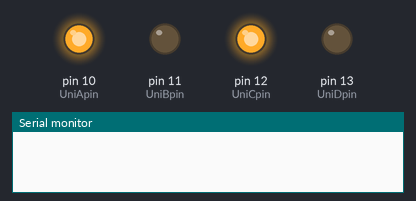
The sketch below on a simulated Arduino Uno, built with avr-gcc and run on an emulated ATmega328P. Parts: output pins drawn as LEDs (lit = HIGH), the last lines printed to the serial monitor.

Above: at 0.2 s.
At 1.2 s:
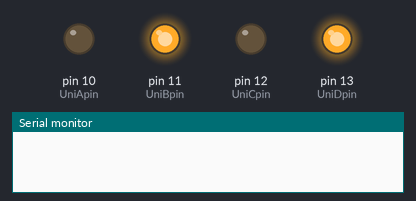
At 2.7 s:
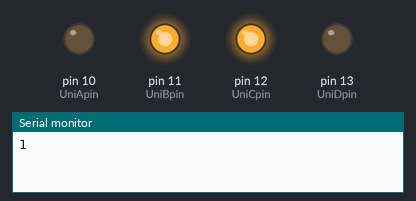
At 3.7 s:
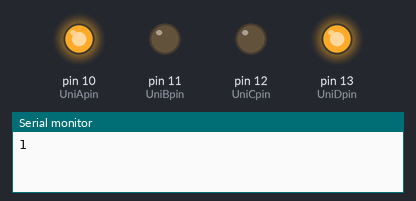
Timing chart, 0 to 4.6 s (numbered marks = the images above):
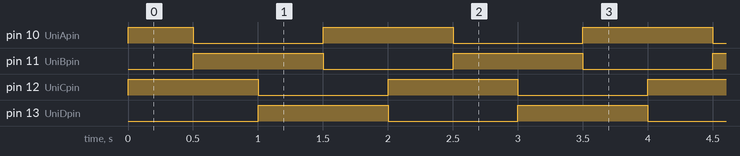

The sketch:

Unipolar_Full_Step.ino
```cpp
int UniApin = 10;
int UniBpin = 11;
int UniCpin = 12;
int UniDpin = 13;
int delayTime = 500;
int n = 0; // count

void setup() {
  // put your setup code here, to run once:
  Serial.begin(9600);
  pinMode(UniApin, OUTPUT);
  pinMode(UniBpin, OUTPUT);
  pinMode(UniCpin, OUTPUT);
  pinMode(UniDpin, OUTPUT);
}

void loop() {
  // put your main code here, to run repeatedly:
  digitalWrite(UniApin, HIGH);
  digitalWrite(UniCpin, HIGH);
  digitalWrite(UniBpin, LOW);
  digitalWrite(UniDpin, LOW);
  delay(delayTime);
  digitalWrite(UniApin, LOW);
  digitalWrite(UniCpin, HIGH);
  digitalWrite(UniBpin, HIGH);
  digitalWrite(UniDpin, LOW);
  delay(delayTime);
  digitalWrite(UniApin, LOW);
  digitalWrite(UniCpin, LOW);
  digitalWrite(UniBpin, HIGH);
  digitalWrite(UniDpin, HIGH);
  delay(delayTime);
  digitalWrite(UniApin, HIGH);
  digitalWrite(UniCpin, LOW);
  digitalWrite(UniBpin, LOW);
  digitalWrite(UniDpin, HIGH);
  delay(delayTime);
  n += 1;
  Serial.println(n);
}
```

Measured:
- by itself, pin 10 (UniApin): repeats every 2.0 s: LOW 1.0 s, HIGH 1.0 s
- by itself, pin 11 (UniBpin), pin 12 (UniCpin), pin 13 (UniDpin): alternates HIGH for 1.0 s and LOW for 1.0 s
- by itself, everything shown: repeats every 2.0 s, in 4 steps
